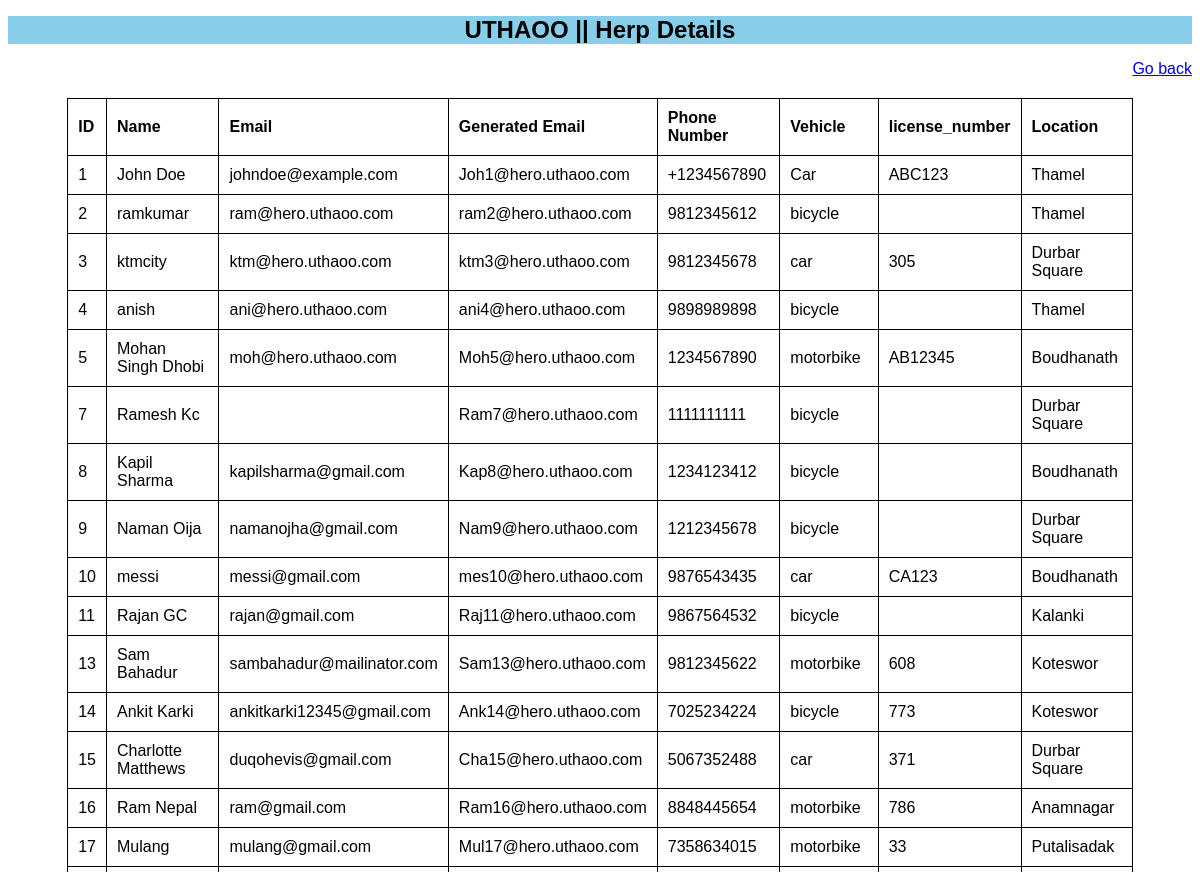
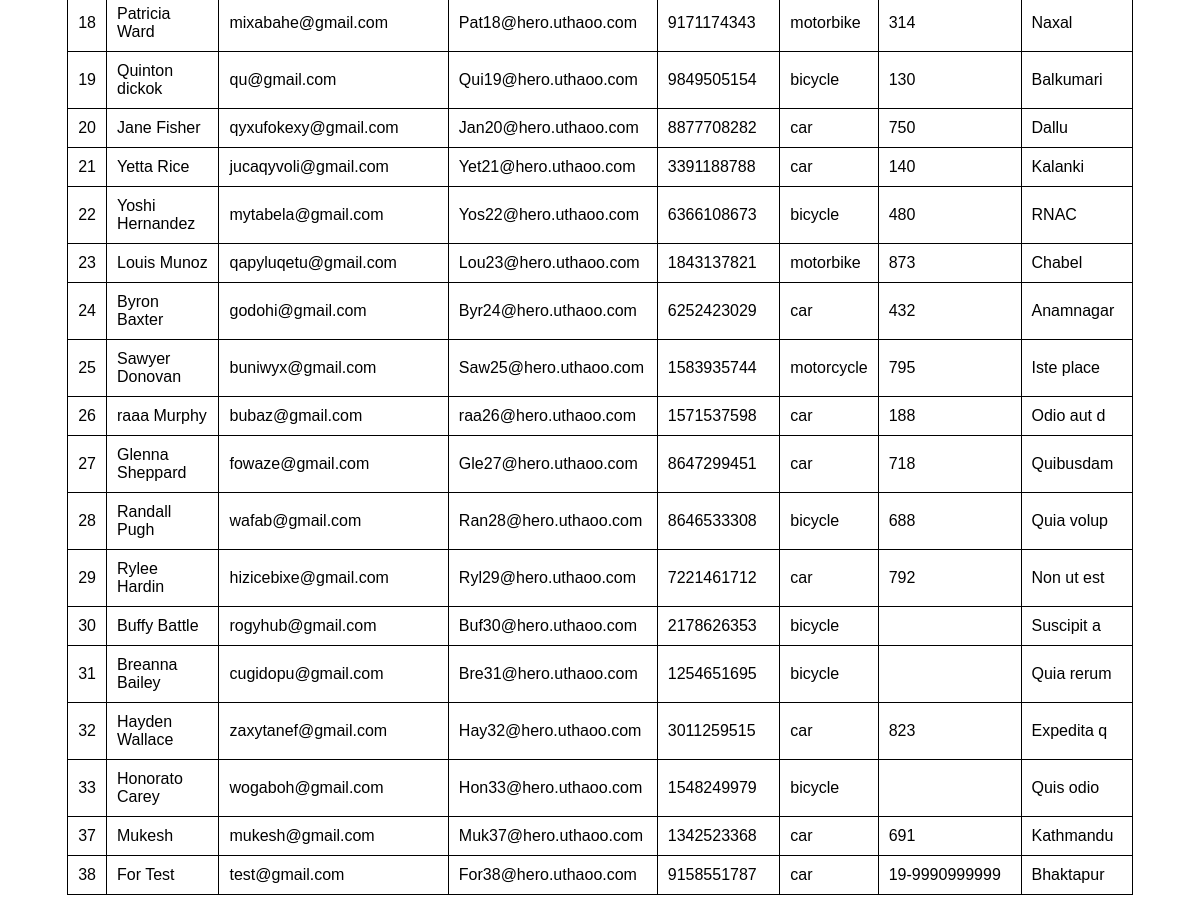
Page /admindashphp/Viewheroes.php on the committed database (2 pictures, top to bottom).
### tables this page shows
CREATE TABLE `hero` (
  `hero_id` int NOT NULL AUTO_INCREMENT,
  `name` varchar(100) NOT NULL,
  `email` varchar(100) NOT NULL,
  `phone_no` varchar(20) DEFAULT NULL,
  `location` varchar(100) DEFAULT NULL,
  `vehicle_type` varchar(50) DEFAULT NULL,
  `license_number` varchar(50) DEFAULT NULL,
  `hero_photo` blob,
  `available` tinyint(1) DEFAULT '1',
  `password` varchar(255) NOT NULL,
  `generated_email` varchar(255) DEFAULT NULL,
  PRIMARY KEY (`hero_id`),
  UNIQUE KEY `email` (`email`),
  UNIQUE KEY `phone_number` (`phone_no`)
);

### admindashphp/Viewheroes.php (the view, shortened to what this page needs)
<!DOCTYPE html>
<html>
<head>
</head>
<body>
    <h1 style="background-color:#87ceeb;" >UTHAOO || Herp Details </h1>
    <p style="color:red;"><a href="adminpanel.php">Go back </a><p>
    <table>
        <tr>
            <th>ID</th>
            <th>Name</th>
            <th>Email</th>
            <th>Generated Email</th>
            <th>Phone Number</th>
            <th>Vehicle</th>
            <th>license_number</th>
            <th>Location</th>
        </tr>
        <?php
        $connection = mysqli_connect('localhost','root','ankit','scrapx') or die('Connection failed');
      $sql = "SELECT hero_id, name, email, phone_no, vehicle_type,
      license_number, location, CONCAT(LEFT(name, 3), hero_id, '@hero.uthaoo.com') AS generated_email FROM hero";
      $result = mysqli_query($connection, $sql);
        while ($row = mysqli_fetch_assoc($result)) {
            echo "<tr>";
    echo "<td>" . $row['hero_id'] . "</td>";
    echo "<td>" . $row['name'] . "</td>";
    echo "<td>" . $row['email'] . "</td>";
    echo "<td>" . $row['generated_email'] . "</td>";
    echo "<td>" . $row['phone_no'] . "</td>";
    echo "<td>" . $row['vehicle_type'] . "</td>";
    echo "<td>" . $row['license_number'] . "</td>";
    echo "<td>" . $row['location'] . "</td>";
    echo "</tr>";
        }
        ?>
    </table>
</body>
</html>

### admindashphp/Viewheroes.php (style rules this page uses)
body { font-family: 'Poppins', sans-serif; background:#fff9; }
h1 { font-size:24px; text-align: center; flex: 1; }
p { text-align: right; margin: 0; }
table { width: 90%; border-collapse: collapse; margin: 20px auto; font-family: 'Poppins', sans-serif; }
th, td { border: 1px solid black; padding:10px; text-align: left; }

### rows in the picture
hero: hero_id "1", name "John Doe", email "johndoe@example.com", generated_email "Joh1@hero.uthaoo.com", phone_no "+1234567890", vehicle_type "Car", license_number "ABC123", location "Thamel"
hero: hero_id "2", name "ramkumar", email "ram@hero.uthaoo.com", generated_email "ram2@hero.uthaoo.com", phone_no "9812345612", vehicle_type "bicycle", location "Thamel"
hero: hero_id "3", name "ktmcity", email "ktm@hero.uthaoo.com", generated_email "ktm3@hero.uthaoo.com", phone_no "9812345678", vehicle_type "car", license_number "305", location "Durbar Square"
hero: hero_id "4", name "anish", email "ani@hero.uthaoo.com", generated_email "ani4@hero.uthaoo.com", phone_no "9898989898", vehicle_type "bicycle", location "Thamel"
hero: hero_id "5", name "Mohan Singh Dhobi", email "moh@hero.uthaoo.com", generated_email "Moh5@hero.uthaoo.com", phone_no "1234567890", vehicle_type "motorbike", license_number "AB12345", location "Boudhanath"
hero: hero_id "7", name "Ramesh Kc", generated_email "Ram7@hero.uthaoo.com", phone_no "1111111111", vehicle_type "bicycle", location "Durbar Square"
hero: hero_id "8", name "Kapil Sharma", email "kapilsharma@gmail.com", generated_email "Kap8@hero.uthaoo.com", phone_no "1234123412", vehicle_type "bicycle", location "Boudhanath"
hero: hero_id "9", name "Naman Oija", email "namanojha@gmail.com", generated_email "Nam9@hero.uthaoo.com", phone_no "1212345678", vehicle_type "bicycle", location "Durbar Square"
hero: hero_id "10", name "messi", email "messi@gmail.com", generated_email "mes10@hero.uthaoo.com", phone_no "9876543435", vehicle_type "car", license_number "CA123", location "Boudhanath"
hero: hero_id "11", name "Rajan GC", email "rajan@gmail.com", generated_email "Raj11@hero.uthaoo.com", phone_no "9867564532", vehicle_type "bicycle", location "Kalanki"
hero: hero_id "13", name "Sam Bahadur", email "sambahadur@mailinator.com", generated_email "Sam13@hero.uthaoo.com", phone_no "9812345622", vehicle_type "motorbike", license_number "608", location "Koteswor"
hero: hero_id "14", name "Ankit Karki", email "ankitkarki12345@gmail.com", generated_email "Ank14@hero.uthaoo.com", phone_no "7025234224", vehicle_type "bicycle", license_number "773", location "Koteswor"
hero: hero_id "15", name "Charlotte Matthews", email "duqohevis@gmail.com", generated_email "Cha15@hero.uthaoo.com", phone_no "5067352488", vehicle_type "car", license_number "371", location "Durbar Square"
hero: hero_id "16", name "Ram Nepal", email "ram@gmail.com", generated_email "Ram16@hero.uthaoo.com", phone_no "8848445654", vehicle_type "motorbike", license_number "786", location "Anamnagar"
hero: hero_id "17", name "Mulang", email "mulang@gmail.com", generated_email "Mul17@hero.uthaoo.com", phone_no "7358634015", vehicle_type "motorbike", license_number "33", location "Putalisadak"
hero: hero_id "18", name "Patricia Ward", email "mixabahe@gmail.com", generated_email "Pat18@hero.uthaoo.com", phone_no "9171174343", vehicle_type "motorbike", license_number "314", location "Naxal"
hero: hero_id "19", name "Quinton dickok", email "qu@gmail.com", generated_email "Qui19@hero.uthaoo.com", phone_no "9849505154", vehicle_type "bicycle", license_number "130", location "Balkumari"
hero: hero_id "20", name "Jane Fisher", email "qyxufokexy@gmail.com", generated_email "Jan20@hero.uthaoo.com", phone_no "8877708282", vehicle_type "car", license_number "750", location "Dallu"
hero: hero_id "21", name "Yetta Rice", email "jucaqyvoli@gmail.com", generated_email "Yet21@hero.uthaoo.com", phone_no "3391188788", vehicle_type "car", license_number "140", location "Kalanki"
hero: hero_id "22", name "Yoshi Hernandez", email "mytabela@gmail.com", generated_email "Yos22@hero.uthaoo.com", phone_no "6366108673", vehicle_type "bicycle", license_number "480", location "RNAC"
hero: hero_id "23", name "Louis Munoz", email "qapyluqetu@gmail.com", generated_email "Lou23@hero.uthaoo.com", phone_no "1843137821", vehicle_type "motorbike", license_number "873", location "Chabel"
hero: hero_id "24", name "Byron Baxter", email "godohi@gmail.com", generated_email "Byr24@hero.uthaoo.com", phone_no "6252423029", vehicle_type "car", license_number "432", location "Anamnagar"
hero: hero_id "25", name "Sawyer Donovan", email "buniwyx@gmail.com", generated_email "Saw25@hero.uthaoo.com", phone_no "1583935744", vehicle_type "motorcycle", license_number "795", location "Iste place"
hero: hero_id "26", name "raaa Murphy", email "bubaz@gmail.com", generated_email "raa26@hero.uthaoo.com", phone_no "1571537598", vehicle_type "car", license_number "188", location "Odio aut d"
hero: hero_id "27", name "Glenna Sheppard", email "fowaze@gmail.com", generated_email "Gle27@hero.uthaoo.com", phone_no "8647299451", vehicle_type "car", license_number "718", location "Quibusdam"
hero: hero_id "28", name "Randall Pugh", email "wafab@gmail.com", generated_email "Ran28@hero.uthaoo.com", phone_no "8646533308", vehicle_type "bicycle", license_number "688", location "Quia volup"
hero: hero_id "29", name "Rylee Hardin", email "hizicebixe@gmail.com", generated_email "Ryl29@hero.uthaoo.com", phone_no "7221461712", vehicle_type "car", license_number "792", location "Non ut est"
hero: hero_id "30", name "Buffy Battle", email "rogyhub@gmail.com", generated_email "Buf30@hero.uthaoo.com", phone_no "2178626353", vehicle_type "bicycle", location "Suscipit a"
hero: hero_id "31", name "Breanna Bailey", email "cugidopu@gmail.com", generated_email "Bre31@hero.uthaoo.com", phone_no "1254651695", vehicle_type "bicycle", location "Quia rerum"
hero: hero_id "32", name "Hayden Wallace", email "zaxytanef@gmail.com", generated_email "Hay32@hero.uthaoo.com", phone_no "3011259515", vehicle_type "car", license_number "823", location "Expedita q"
hero: hero_id "33", name "Honorato Carey", email "wogaboh@gmail.com", generated_email "Hon33@hero.uthaoo.com", phone_no "1548249979", vehicle_type "bicycle", location "Quis odio"
hero: hero_id "37", name "Mukesh", email "mukesh@gmail.com", generated_email "Muk37@hero.uthaoo.com", phone_no "1342523368", vehicle_type "car", license_number "691", location "Kathmandu"
hero: hero_id "38", name "For Test", email "test@gmail.com", generated_email "For38@hero.uthaoo.com", phone_no "9158551787", vehicle_type "car", license_number "19-9990999999", location "Bhaktapur"
